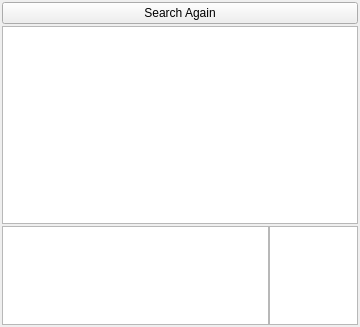
<?xml version="1.0" encoding="UTF-8"?>
<ui version="4.0">
 <class>SpellCheckWidget</class>
 <widget class="QWidget" name="SpellCheckWidget">
  <property name="geometry">
   <rect>
    <x>0</x>
    <y>0</y>
    <width>360</width>
    <height>327</height>
   </rect>
  </property>
  <property name="sizePolicy">
   <sizepolicy hsizetype="Expanding" vsizetype="Expanding">
    <horstretch>0</horstretch>
    <verstretch>0</verstretch>
   </sizepolicy>
  </property>
  <property name="windowTitle">
   <string>Form</string>
  </property>
  <property name="layoutDirection">
   <enum>Qt::LeftToRight</enum>
  </property>
  <layout class="QVBoxLayout" name="verticalLayout">
   <property name="spacing">
    <number>2</number>
   </property>
   <property name="leftMargin">
    <number>2</number>
   </property>
   <property name="topMargin">
    <number>2</number>
   </property>
   <property name="rightMargin">
    <number>2</number>
   </property>
   <property name="bottomMargin">
    <number>2</number>
   </property>
   <item>
    <widget class="QPushButton" name="buttonSearchAgain">
     <property name="text">
      <string>Search Again</string>
     </property>
    </widget>
   </item>
   <item>
    <widget class="SearchTreeWidget" name="treeWidget">
     <property name="sizePolicy">
      <sizepolicy hsizetype="Expanding" vsizetype="Expanding">
       <horstretch>0</horstretch>
       <verstretch>2</verstretch>
      </sizepolicy>
     </property>
     <attribute name="headerVisible">
      <bool>false</bool>
     </attribute>
     <column>
      <property name="text">
       <string notr="true">1</string>
      </property>
     </column>
    </widget>
   </item>
   <item>
    <widget class="QWidget" name="widget" native="true">
     <property name="sizePolicy">
      <sizepolicy hsizetype="Preferred" vsizetype="Preferred">
       <horstretch>0</horstretch>
       <verstretch>1</verstretch>
      </sizepolicy>
     </property>
     <layout class="QHBoxLayout" name="horizontalLayout">
      <property name="spacing">
       <number>0</number>
      </property>
      <property name="leftMargin">
       <number>0</number>
      </property>
      <property name="topMargin">
       <number>0</number>
      </property>
      <property name="rightMargin">
       <number>0</number>
      </property>
      <property name="bottomMargin">
       <number>0</number>
      </property>
      <item>
       <widget class="QTextEdit" name="textEdit">
        <property name="sizePolicy">
         <sizepolicy hsizetype="Expanding" vsizetype="Expanding">
          <horstretch>3</horstretch>
          <verstretch>0</verstretch>
         </sizepolicy>
        </property>
       </widget>
      </item>
      <item>
       <widget class="QListWidget" name="listWidget">
        <property name="sizePolicy">
         <sizepolicy hsizetype="Expanding" vsizetype="Expanding">
          <horstretch>1</horstretch>
          <verstretch>0</verstretch>
         </sizepolicy>
        </property>
       </widget>
      </item>
     </layout>
    </widget>
   </item>
  </layout>
 </widget>
 <customwidgets>
  <customwidget>
   <class>SearchTreeWidget</class>
   <extends>QTreeWidget</extends>
   <header>Widgets/SearchTreeWidget.hpp</header>
  </customwidget>
 </customwidgets>
 <resources/>
 <connections/>
</ui>
